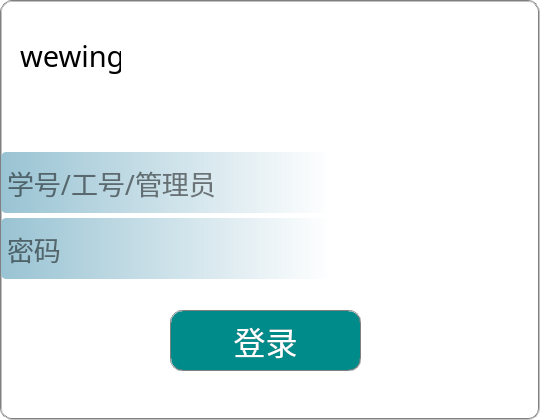
<?xml version="1.0" encoding="UTF-8"?>
<ui version="4.0">
 <class>MainWindow</class>
 <widget class="QMainWindow" name="MainWindow">
  <property name="geometry">
   <rect>
    <x>0</x>
    <y>0</y>
    <width>540</width>
    <height>420</height>
   </rect>
  </property>
  <property name="minimumSize">
   <size>
    <width>540</width>
    <height>420</height>
   </size>
  </property>
  <property name="maximumSize">
   <size>
    <width>540</width>
    <height>16777215</height>
   </size>
  </property>
  <property name="windowTitle">
   <string>校园卡管理系统</string>
  </property>
  <property name="styleSheet">
   <string notr="true">#MainWindow{
border:2px groove gray;
border-radius:12px;
padding:2px 4px;

color: rgb(255, 255, 255);
background-color: rgb(255,255,255);
border-image: url(:/image/image/backpage_login.png);
}</string>
  </property>
  <widget class="QWidget" name="centralwidget">
   <widget class="QLabel" name="label">
    <property name="geometry">
     <rect>
      <x>20</x>
      <y>30</y>
      <width>101</width>
      <height>51</height>
     </rect>
    </property>
    <property name="font">
     <font>
      <family>等距更纱黑体 SC</family>
      <pointsize>22</pointsize>
     </font>
    </property>
    <property name="text">
     <string>wewing</string>
    </property>
   </widget>
   <widget class="QLineEdit" name="line_account">
    <property name="geometry">
     <rect>
      <x>1</x>
      <y>152</y>
      <width>331</width>
      <height>61</height>
     </rect>
    </property>
    <property name="minimumSize">
     <size>
      <width>331</width>
      <height>61</height>
     </size>
    </property>
    <property name="maximumSize">
     <size>
      <width>331</width>
      <height>61</height>
     </size>
    </property>
    <property name="font">
     <font>
      <family>等距更纱黑体 SC</family>
      <pointsize>20</pointsize>
     </font>
    </property>
    <property name="styleSheet">
     <string notr="true">border-radius:5px;
padding:2px 4px;
background-color: qlineargradient(spread:pad, x1:0, y1:0, x2:1, y2:0, stop:0 rgba(153,195,211,255), stop:1 rgba(152,195,212, 0));</string>
    </property>
    <property name="maxLength">
     <number>10</number>
    </property>
    <property name="placeholderText">
     <string>学号/工号/管理员</string>
    </property>
    <property name="clearButtonEnabled">
     <bool>true</bool>
    </property>
   </widget>
   <widget class="QLineEdit" name="line_password">
    <property name="geometry">
     <rect>
      <x>1</x>
      <y>218</y>
      <width>331</width>
      <height>61</height>
     </rect>
    </property>
    <property name="minimumSize">
     <size>
      <width>331</width>
      <height>61</height>
     </size>
    </property>
    <property name="maximumSize">
     <size>
      <width>331</width>
      <height>61</height>
     </size>
    </property>
    <property name="font">
     <font>
      <family>等距更纱黑体 SC</family>
      <pointsize>20</pointsize>
     </font>
    </property>
    <property name="styleSheet">
     <string notr="true">border-radius:5px;
padding:2px 4px;
background-color: qlineargradient(spread:pad, x1:0, y1:0, x2:1, y2:0, stop:0 rgba(153,195,211,255), stop:1 rgba(152,195,212, 0));</string>
    </property>
    <property name="maxLength">
     <number>16</number>
    </property>
    <property name="echoMode">
     <enum>QLineEdit::Password</enum>
    </property>
    <property name="placeholderText">
     <string>密码</string>
    </property>
    <property name="clearButtonEnabled">
     <bool>true</bool>
    </property>
   </widget>
   <widget class="QPushButton" name="button_login">
    <property name="geometry">
     <rect>
      <x>170</x>
      <y>310</y>
      <width>191</width>
      <height>61</height>
     </rect>
    </property>
    <property name="font">
     <font>
      <family>等距更纱黑体 SC</family>
      <pointsize>24</pointsize>
     </font>
    </property>
    <property name="styleSheet">
     <string notr="true">QPushButton#button_login{
border:1px groove gray;
border-radius:12px;
padding:2px 4px;
color: rgb(255, 255, 255);
background-color: rgba(0,139,139, 255);
}
 
QPushButton#button_login:hover{
border:1px groove gray;
border-radius:12px;
padding:2px 4px;
color: rgb(255, 255, 255);
background-color: rgba(0,120,120,196);
}
 
QPushButton#button_login:pressed{
border:1px groove gray;
border-radius:12px;
padding:2px 4px;
color: rgb(255, 255, 255);
background-color: rgba(0,128,128, 222);
padding-left:6px;
padding-top:6px;
}</string>
    </property>
    <property name="text">
     <string>登录</string>
    </property>
   </widget>
  </widget>
 </widget>
 <resources/>
 <connections/>
</ui>
